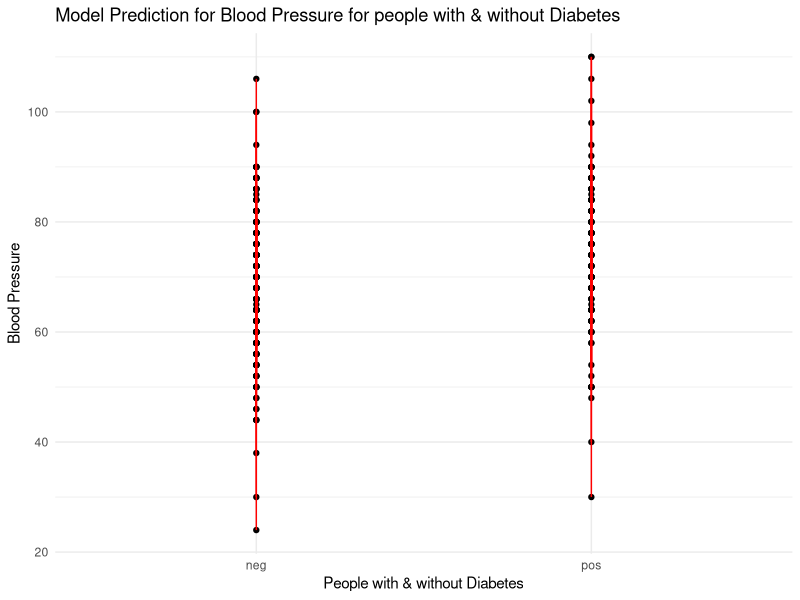
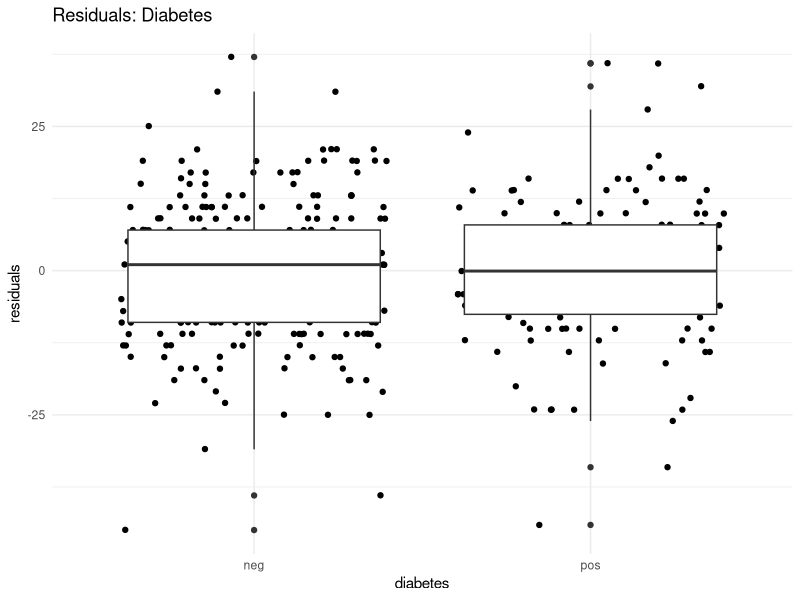
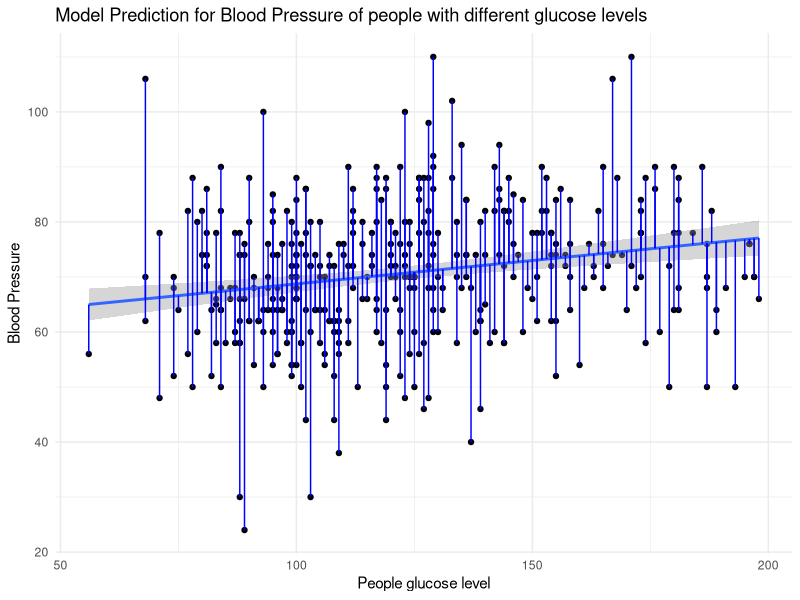
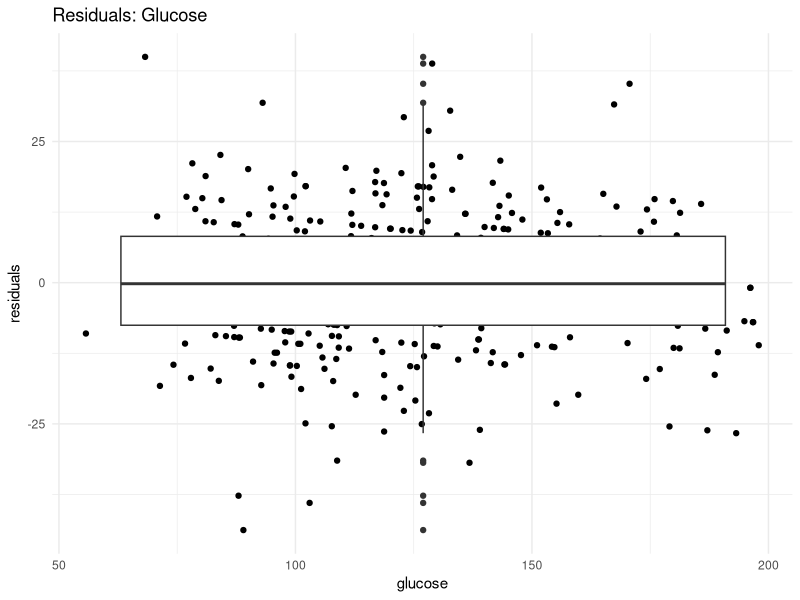
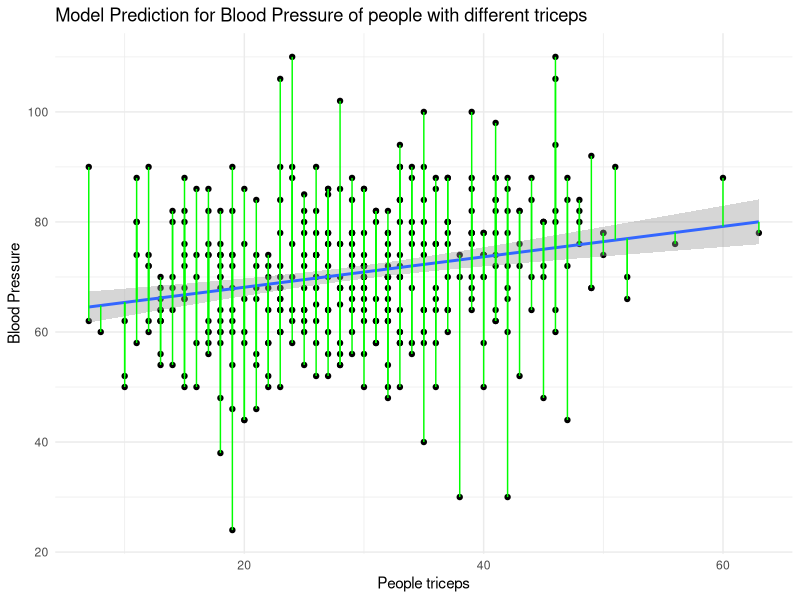
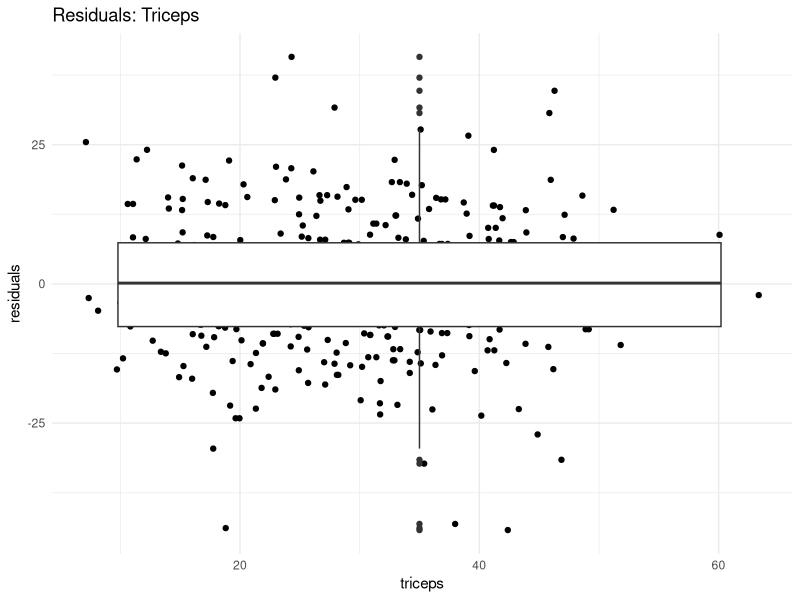
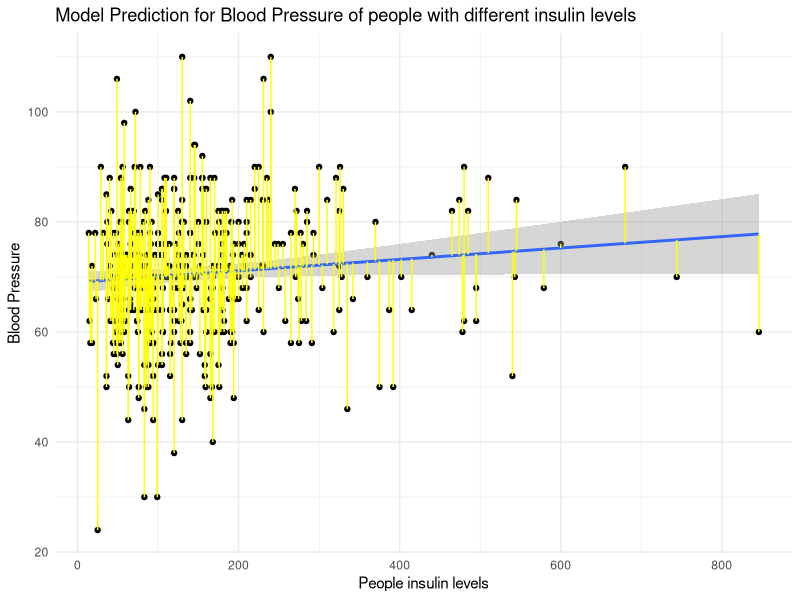
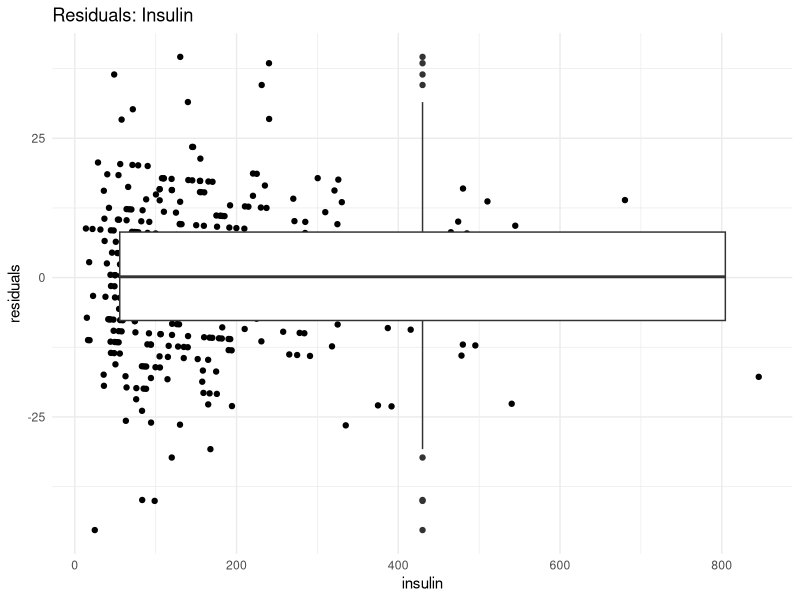

Write R code to recreate these figures, in order.
## ---- chunk 1
knitr::opts_chunk$set(echo = TRUE)
## ---- chunk 2
library(ggplot2)
library(mlbench)
library("stringr")
library(modelr)
library(reshape)
library(tidyverse)
data(PimaIndiansDiabetes2)
piddf <- na.omit(PimaIndiansDiabetes2)
## ---- chunk 3
fit <- lm(pressure ~ diabetes, data=piddf)
fit1 <- lm(pressure ~ glucose, data=piddf)
fit2 <- lm(pressure ~ triceps, data=piddf)
fit3 <- lm(pressure ~ insulin, data=piddf)
fit4 <- lm(pressure ~ mass, data=piddf)
fit5 <- lm(pressure ~ age, data=piddf)
fit6 <- lm(pressure ~ pedigree, data=piddf)
## ---- chunk 4
piddf %>%
  add_predictions(fit) %>%
  ggplot(aes(x=diabetes, y=pressure)) +
  geom_point() +
  geom_smooth(method="lm") +
  geom_segment(aes(xend=diabetes, yend=pred), color="red") +
  labs(title='Model Prediction for Blood Pressure for people with & without Diabetes',x="People with & without Diabetes", y="Blood Pressure")+
  theme_minimal()
## ---- chunk 5
  piddf %>%
  add_residuals(fit) %>%
  ggplot(aes(x=diabetes, y=resid)) +
  geom_jitter() +
  geom_boxplot() +
  labs(y="residuals",
       title="Residuals: Diabetes") +
  theme_minimal()
## ---- chunk 6
piddf %>%
  add_predictions(fit1) %>%
  ggplot(aes(x=glucose, y=pressure)) +
  geom_point() +
  geom_smooth(method="lm") +
  geom_segment(aes(xend=glucose, yend=pred), color="blue") +
  labs(title='Model Prediction for Blood Pressure of people with different glucose levels',x="People glucose level", y="Blood Pressure")+
  theme_minimal()
## ---- chunk 7
  piddf %>%
  add_residuals(fit1, "resid") %>%
  ggplot(aes(x=glucose, y=resid)) +
  geom_jitter() +
  geom_boxplot() +
  labs(y="residuals",
       title="Residuals: Glucose") +
  theme_minimal()
## ---- chunk 8
piddf %>%
  add_predictions(fit2) %>%
  ggplot(aes(x=triceps, y=pressure)) +
  geom_point() +
  geom_smooth(method="lm") +
  geom_segment(aes(xend=triceps, yend=pred), color="green") +
  labs(title='Model Prediction for Blood Pressure of people with different triceps',x="People triceps", y="Blood Pressure")+
  theme_minimal()
## ---- chunk 9
  piddf %>%
  add_residuals(fit2, "resid") %>%
  ggplot(aes(x=triceps, y=resid)) +
  geom_jitter() +
  geom_boxplot() +
  labs(y="residuals",
       title="Residuals: Triceps") +
  theme_minimal()
## ---- chunk 10
piddf %>%
  add_predictions(fit3) %>%
  ggplot(aes(x=insulin, y=pressure)) +
  geom_point() +
  geom_smooth(method="lm") +
  geom_segment(aes(xend=insulin, yend=pred), color="yellow") +
  labs(title='Model Prediction for Blood Pressure of people with different insulin levels',x="People insulin levels", y="Blood Pressure")+
  theme_minimal()
## ---- chunk 11
  piddf %>%
  add_residuals(fit3, "resid") %>%
  ggplot(aes(x=insulin, y=resid)) +
  geom_jitter() +
  geom_boxplot() +
  labs(y="residuals",
       title="Residuals: Insulin") +
  theme_minimal()
## ---- chunk 12
piddf %>%
  add_predictions(fit4) %>%
  ggplot(aes(x=mass, y=pressure)) +
  geom_point() +
  geom_smooth(method="lm") +
  geom_segment(aes(xend=mass, yend=pred), color="cyan") +
  labs(title='Model Prediction for Blood Pressure of people with different mass',x="People mass", y="Blood Pressure")+
  theme_minimal()
## ---- chunk 13
  piddf %>%
  add_residuals(fit4, "resid") %>%
  ggplot(aes(x=mass, y=resid)) +
  geom_jitter() +
  geom_boxplot() +
  labs(y="residuals",
       title="Residuals: Mass") +
  theme_minimal()
## ---- chunk 14
piddf %>%
  add_predictions(fit5) %>%
  ggplot(aes(x=age, y=pressure)) +
  geom_point() +
  geom_smooth(method="lm") +
  geom_segment(aes(xend=age, yend=pred), color="magenta") +
  labs(title='Model Prediction for Blood Pressure of people with different age',x="People age", y="Blood Pressure")+
  theme_minimal()
## ---- chunk 15
  piddf %>%
  add_residuals(fit5, "resid") %>%
  ggplot(aes(x=age, y=resid)) +
  geom_jitter() +
  geom_boxplot() +
  labs(y="residuals",
       title="Residuals: Age") +
  theme_minimal()
## ---- chunk 16
piddf %>%
  add_predictions(fit6) %>%
  ggplot(aes(x=pedigree, y=pressure)) +
  geom_point() +
  geom_smooth(method="lm") +
  geom_segment(aes(xend=pedigree, yend=pred), color="turquoise") +
  labs(title='Model Prediction for Blood Pressure of people with different pedigree',x="People pedigree", y="Blood Pressure")+
  theme_minimal()
## ---- chunk 17
  piddf %>%
  add_residuals(fit6, "resid") %>%
  ggplot(aes(x=pedigree, y=resid)) +
  geom_jitter() +
  geom_boxplot() +
  labs(y="residuals",
       title="Residuals: Pedigree") +
  theme_minimal()
## ---- chunk 18
AIC(fit)
AIC(fit1)
AIC(fit2)
AIC(fit3)
AIC(fit4)
AIC(fit5)
AIC(fit6)
## ---- chunk 19
ggplot(piddf, aes(x=glucose, y=pressure)) +
  geom_point() +
  geom_smooth() +
  labs(x="Glucose", y="Blood pressue",
       title="Glucose: No relationship") +
  theme_minimal()
## ---- chunk 20
ggplot(piddf, aes(x=insulin, y=pressure)) +
  geom_point() +
  geom_smooth() +
  labs(x="Insulin", y="Blood pressue",
       title="Insulin: No relationship") +
  theme_minimal()
## ---- chunk 21
ggplot(piddf, aes(x=triceps, y=pressure)) +
  geom_point() +
  geom_smooth() +
  labs(x="Triceps skin fold thickness", y="Blood pressue",
       title="Triceps skin fold thickness: Weak positive relationship") +
  theme_minimal()
## ---- chunk 22
ggplot(piddf, aes(x=mass, y=pressure)) +
  geom_jitter() +
  geom_smooth() +
  labs(x="Body mass index (BMI)", y="Blood pressue",
       title="BMI: Positive relationship") +
  theme_minimal()
## ---- chunk 23
ggplot(piddf, aes(x=age, y=pressure)) +
  geom_jitter() +
  geom_smooth() +
  labs(x="Age", y="Blood pressue",
       title="Age: Positive relationship") +
  theme_minimal()
## ---- chunk 24
 fit7 <- lm(pressure ~ diabetes + age + mass + triceps, data=piddf)
step(fit2)
## ---- chunk 25
fit8 <- lm(pressure ~ diabetes + age + mass, data=piddf)
## ---- chunk 26
AIC(fit7)
AIC(fit8)
